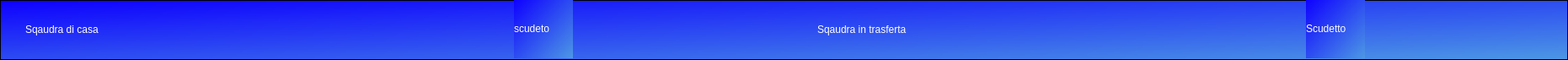
   <widget class="QFrame" name="framePartita">
    <property name="geometry">
     <rect>
      <x>10</x>
      <y>130</y>
      <width>1861</width>
      <height>71</height>
     </rect>
    </property>
    <property name="styleSheet">
     <string notr="true">background-color: qlineargradient(spread:pad, x1:0, y1:0, x2:1, y2:1, stop:0 rgba(14, 0, 255, 255), stop:1 rgba(76, 152, 228, 255));</string>
    </property>
    <property name="frameShape">
     <enum>QFrame::StyledPanel</enum>
    </property>
    <property name="frameShadow">
     <enum>QFrame::Raised</enum>
    </property>
    <widget class="QLabel" name="labelSquadraDiCasa">
     <property name="geometry">
      <rect>
       <x>30</x>
       <y>10</y>
       <width>550</width>
       <height>50</height>
      </rect>
     </property>
     <property name="styleSheet">
      <string notr="true">background: transparent;
color: white;
font: 87 22pt &quot;Segoe UI Black&quot;;
</string>
     </property>
     <property name="text">
      <string>Sqaudra di casa</string>
     </property>
    </widget>
    <widget class="QLabel" name="labelScudettoSquadraDiCasa">
     <property name="geometry">
      <rect>
       <x>610</x>
       <y>-1</y>
       <width>70</width>
       <height>70</height>
      </rect>
     </property>
     <property name="styleSheet">
      <string notr="true">color: white;
font: 8pt &quot;Segoe UI&quot;;</string>
     </property>
     <property name="text">
      <string>scudeto</string>
     </property>
    </widget>
    <widget class="QLabel" name="labelSquadraInTrasferta">
     <property name="geometry">
      <rect>
       <x>970</x>
       <y>10</y>
       <width>550</width>
       <height>50</height>
      </rect>
     </property>
     <property name="styleSheet">
      <string notr="true">color: white;
font: 87 22pt &quot;Segoe UI Black&quot;;
background: transparent;</string>
     </property>
     <property name="text">
      <string>Sqaudra in trasferta</string>
     </property>
    </widget>
    <widget class="QLabel" name="labelScudettoSquadraInTrasferta">
     <property name="geometry">
      <rect>
       <x>1550</x>
       <y>-1</y>
       <width>70</width>
       <height>70</height>
      </rect>
     </property>
     <property name="styleSheet">
      <string notr="true">color: white;
font: 8pt &quot;Segoe UI&quot;;</string>
     </property>
     <property name="text">
      <string>Scudetto</string>
     </property>
    </widget>
   </widget>
